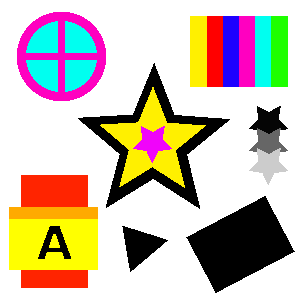
#> input picture examples/original/original.png, 300 x 300 px
$ python cannytest.py
#> lines starting #> are read from the running program, lines starting #| are printed output that depends on the picture; after the words box and inside, x2 and y2 are one past the last pixel; in counts of white or black regions, pixels touching at a corner belong together
import cv2
import numpy as np
import matplotlib.pyplot as plt

#path = "../examples/lena/lena.png"
#path = "../thesis/assets/principle-test/01.png"
path = "../examples/original/original.png"

img = cv2.imread(path)
#> img is the input picture: shape (300, 300, 3); mean B, G, R 172.1, 189, 201.9
edges = cv2.Canny(img,100,200)
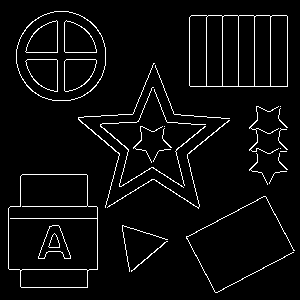
#> edges: shape (300, 300); 4.5% white in thin lines or dots, all inside (x1, y1, x2, y2) = (8, 11, 295, 293)

plt.imsave(path + "-canny.png", edges, cmap="gray")
